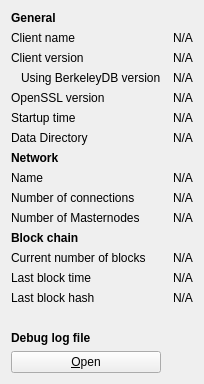
     <widget class="QWidget" name="tab_info">
      <attribute name="title">
       <string>&amp;Information</string>
      </attribute>
      <layout class="QGridLayout" name="gridLayout" columnstretch="0,0">
       <property name="horizontalSpacing">
        <number>12</number>
       </property>
       <item row="0" column="0">
        <widget class="QLabel" name="generalHeader">
         <property name="font">
          <font>
           <weight>75</weight>
           <bold>true</bold>
          </font>
         </property>
         <property name="text">
          <string>General</string>
         </property>
        </widget>
       </item>
       <item row="1" column="0">
        <widget class="QLabel" name="clientNameLabel">
         <property name="text">
          <string>Client name</string>
         </property>
        </widget>
       </item>
       <item row="1" column="1">
        <widget class="QLabel" name="clientName">
         <property name="cursor">
          <cursorShape>IBeamCursor</cursorShape>
         </property>
         <property name="text">
          <string>N/A</string>
         </property>
         <property name="textFormat">
          <enum>Qt::PlainText</enum>
         </property>
         <property name="textInteractionFlags">
          <set>Qt::LinksAccessibleByMouse|Qt::TextSelectableByKeyboard|Qt::TextSelectableByMouse</set>
         </property>
        </widget>
       </item>
       <item row="2" column="0">
        <widget class="QLabel" name="clientVersionLabel">
         <property name="text">
          <string>Client version</string>
         </property>
        </widget>
       </item>
       <item row="2" column="1">
        <widget class="QLabel" name="clientVersion">
         <property name="cursor">
          <cursorShape>IBeamCursor</cursorShape>
         </property>
         <property name="text">
          <string>N/A</string>
         </property>
         <property name="textFormat">
          <enum>Qt::PlainText</enum>
         </property>
         <property name="textInteractionFlags">
          <set>Qt::LinksAccessibleByMouse|Qt::TextSelectableByKeyboard|Qt::TextSelectableByMouse</set>
         </property>
        </widget>
       </item>
       <item row="3" column="0">
        <widget class="QLabel" name="berkeleyDBVersionLabel">
         <property name="text">
          <string>Using BerkeleyDB version</string>
         </property>
         <property name="indent">
          <number>10</number>
         </property>
        </widget>
       </item>
       <item row="3" column="1">
        <widget class="QLabel" name="berkeleyDBVersion">
         <property name="cursor">
          <cursorShape>IBeamCursor</cursorShape>
         </property>
         <property name="text">
          <string>N/A</string>
         </property>
         <property name="textFormat">
          <enum>Qt::PlainText</enum>
         </property>
         <property name="textInteractionFlags">
          <set>Qt::LinksAccessibleByMouse|Qt::TextSelectableByKeyboard|Qt::TextSelectableByMouse</set>
         </property>
        </widget>
       </item>
       <item row="4" column="0">
        <widget class="QLabel" name="buildDateLabel">
         <property name="text">
          <string>OpenSSL version</string>
         </property>
        </widget>
       </item>
       <item row="4" column="1">
        <widget class="QLabel" name="buildDate">
         <property name="cursor">
          <cursorShape>IBeamCursor</cursorShape>
         </property>
         <property name="text">
          <string>N/A</string>
         </property>
         <property name="textFormat">
          <enum>Qt::PlainText</enum>
         </property>
         <property name="textInteractionFlags">
          <set>Qt::LinksAccessibleByMouse|Qt::TextSelectableByKeyboard|Qt::TextSelectableByMouse</set>
         </property>
        </widget>
       </item>
       <item row="5" column="0">
        <widget class="QLabel" name="startupTimeLabel">
         <property name="text">
          <string>Startup time</string>
         </property>
        </widget>
       </item>
       <item row="5" column="1">
        <widget class="QLabel" name="startupTime">
         <property name="cursor">
          <cursorShape>IBeamCursor</cursorShape>
         </property>
         <property name="text">
          <string>N/A</string>
         </property>
         <property name="textFormat">
          <enum>Qt::PlainText</enum>
         </property>
         <property name="textInteractionFlags">
          <set>Qt::LinksAccessibleByMouse|Qt::TextSelectableByKeyboard|Qt::TextSelectableByMouse</set>
         </property>
        </widget>
       </item>
       <item row="6" column="0">
        <widget class="QLabel" name="dataDirLabel">
         <property name="text">
          <string>Data Directory</string>
         </property>
        </widget>
       </item>
       <item row="6" column="1">
        <widget class="QLabel" name="dataDir">
         <property name="text">
          <string>N/A</string>
         </property>
        </widget>
       </item>
       <item row="7" column="0">
        <widget class="QLabel" name="networkHeader">
         <property name="font">
          <font>
           <weight>75</weight>
           <bold>true</bold>
          </font>
         </property>
         <property name="text">
          <string>Network</string>
         </property>
        </widget>
       </item>
       <item row="8" column="0">
        <widget class="QLabel" name="networkNameLabel">
         <property name="text">
          <string>Name</string>
         </property>
        </widget>
       </item>
       <item row="8" column="1">
        <widget class="QLabel" name="networkName">
         <property name="cursor">
          <cursorShape>IBeamCursor</cursorShape>
         </property>
         <property name="text">
          <string>N/A</string>
         </property>
         <property name="textFormat">
          <enum>Qt::PlainText</enum>
         </property>
         <property name="textInteractionFlags">
          <set>Qt::LinksAccessibleByMouse|Qt::TextSelectableByKeyboard|Qt::TextSelectableByMouse</set>
         </property>
        </widget>
       </item>
       <item row="9" column="0">
        <widget class="QLabel" name="numberOfConnectionsLabel">
         <property name="text">
          <string>Number of connections</string>
         </property>
        </widget>
       </item>
       <item row="9" column="1">
        <widget class="QLabel" name="numberOfConnections">
         <property name="cursor">
          <cursorShape>IBeamCursor</cursorShape>
         </property>
         <property name="text">
          <string>N/A</string>
         </property>
         <property name="textFormat">
          <enum>Qt::PlainText</enum>
         </property>
         <property name="textInteractionFlags">
          <set>Qt::LinksAccessibleByMouse|Qt::TextSelectableByKeyboard|Qt::TextSelectableByMouse</set>
         </property>
        </widget>
       </item>
       <item row="10" column="0">
        <widget class="QLabel" name="masternodeCountLabel">
         <property name="text">
          <string>Number of Masternodes</string>
         </property>
        </widget>
       </item>
       <item row="10" column="1">
        <widget class="QLabel" name="masternodeCount">
         <property name="cursor">
          <cursorShape>IBeamCursor</cursorShape>
         </property>
         <property name="text">
          <string>N/A</string>
         </property>
         <property name="textFormat">
          <enum>Qt::PlainText</enum>
         </property>
         <property name="textInteractionFlags">
          <set>Qt::LinksAccessibleByMouse|Qt::TextSelectableByKeyboard|Qt::TextSelectableByMouse</set>
         </property>
        </widget>
       </item>
       <item row="11" column="0">
        <widget class="QLabel" name="blockchainHeader">
         <property name="font">
          <font>
           <weight>75</weight>
           <bold>true</bold>
          </font>
         </property>
         <property name="text">
          <string>Block chain</string>
         </property>
        </widget>
       </item>
       <item row="12" column="0">
        <widget class="QLabel" name="numberOfBlocksLabel">
         <property name="text">
          <string>Current number of blocks</string>
         </property>
        </widget>
       </item>
       <item row="12" column="1">
        <widget class="QLabel" name="numberOfBlocks">
         <property name="cursor">
          <cursorShape>IBeamCursor</cursorShape>
         </property>
         <property name="text">
          <string>N/A</string>
         </property>
         <property name="textFormat">
          <enum>Qt::PlainText</enum>
         </property>
         <property name="textInteractionFlags">
          <set>Qt::LinksAccessibleByMouse|Qt::TextSelectableByKeyboard|Qt::TextSelectableByMouse</set>
         </property>
        </widget>
       </item>
       <item row="13" column="0">
        <widget class="QLabel" name="lastBlockTimeLabel">
         <property name="text">
          <string>Last block time</string>
         </property>
        </widget>
       </item>
       <item row="13" column="1">
        <widget class="QLabel" name="lastBlockTime">
         <property name="cursor">
          <cursorShape>IBeamCursor</cursorShape>
         </property>
         <property name="text">
          <string>N/A</string>
         </property>
         <property name="textFormat">
          <enum>Qt::PlainText</enum>
         </property>
         <property name="textInteractionFlags">
          <set>Qt::LinksAccessibleByMouse|Qt::TextSelectableByKeyboard|Qt::TextSelectableByMouse</set>
         </property>
        </widget>
       </item>
       <item row="14" column="0">
        <widget class="QLabel" name="lastBlockHashLabel">
         <property name="text">
          <string>Last block hash</string>
         </property>
        </widget>
       </item>
       <item row="14" column="1">
        <widget class="QLabel" name="lastBlockHash">
         <property name="text">
          <string>N/A</string>
         </property>
        </widget>
       </item>
       <item row="15" column="0">
        <spacer name="verticalSpacer_2">
         <property name="orientation">
          <enum>Qt::Vertical</enum>
         </property>
         <property name="sizeHint" stdset="0">
          <size>
           <width>20</width>
           <height>20</height>
          </size>
         </property>
        </spacer>
       </item>
       <item row="16" column="0">
        <widget class="QLabel" name="debugLogFileHeader">
         <property name="font">
          <font>
           <weight>75</weight>
           <bold>true</bold>
          </font>
         </property>
         <property name="text">
          <string>Debug log file</string>
         </property>
        </widget>
       </item>
       <item row="17" column="0">
        <widget class="QPushButton" name="openDebugLogfileButton">
         <property name="toolTip">
          <string>Open the Lightcoin debug log file from the current data directory. This can take a few seconds for large log files.</string>
         </property>
         <property name="text">
          <string>&amp;Open</string>
         </property>
         <property name="autoDefault">
          <bool>false</bool>
         </property>
        </widget>
       </item>
      </layout>
     </widget>
